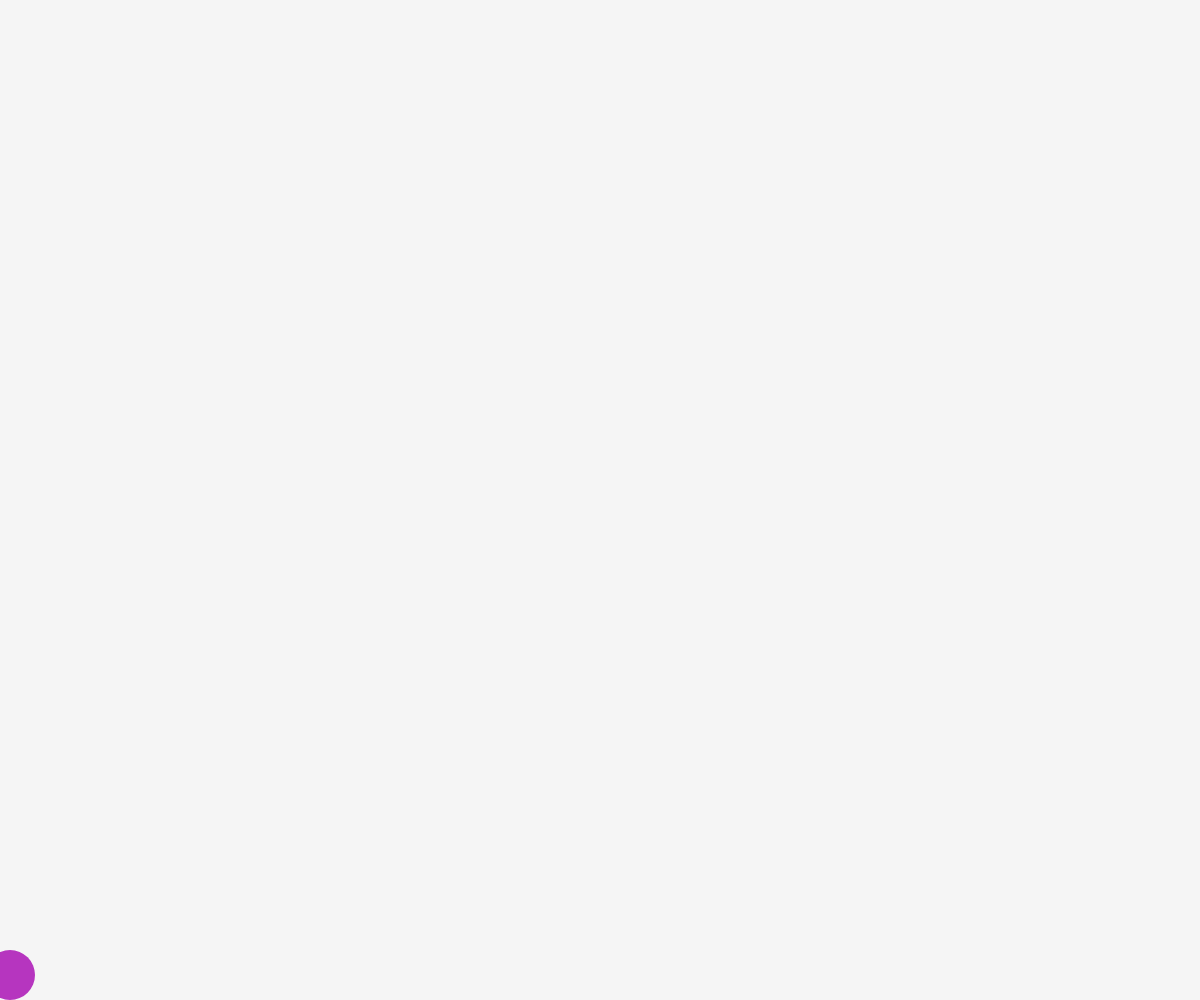
Frame 1 (no input)
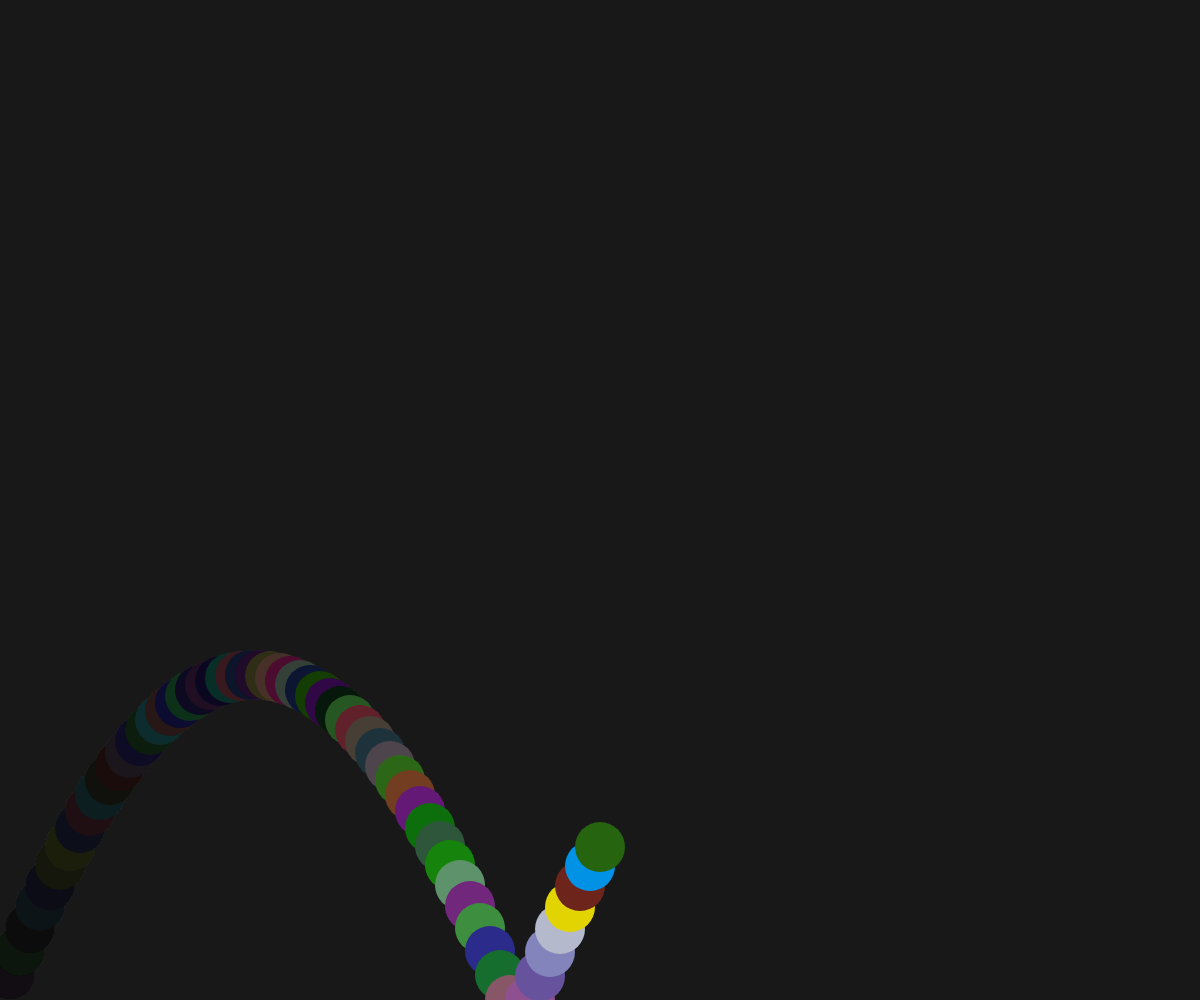
Frame 60 (no input)
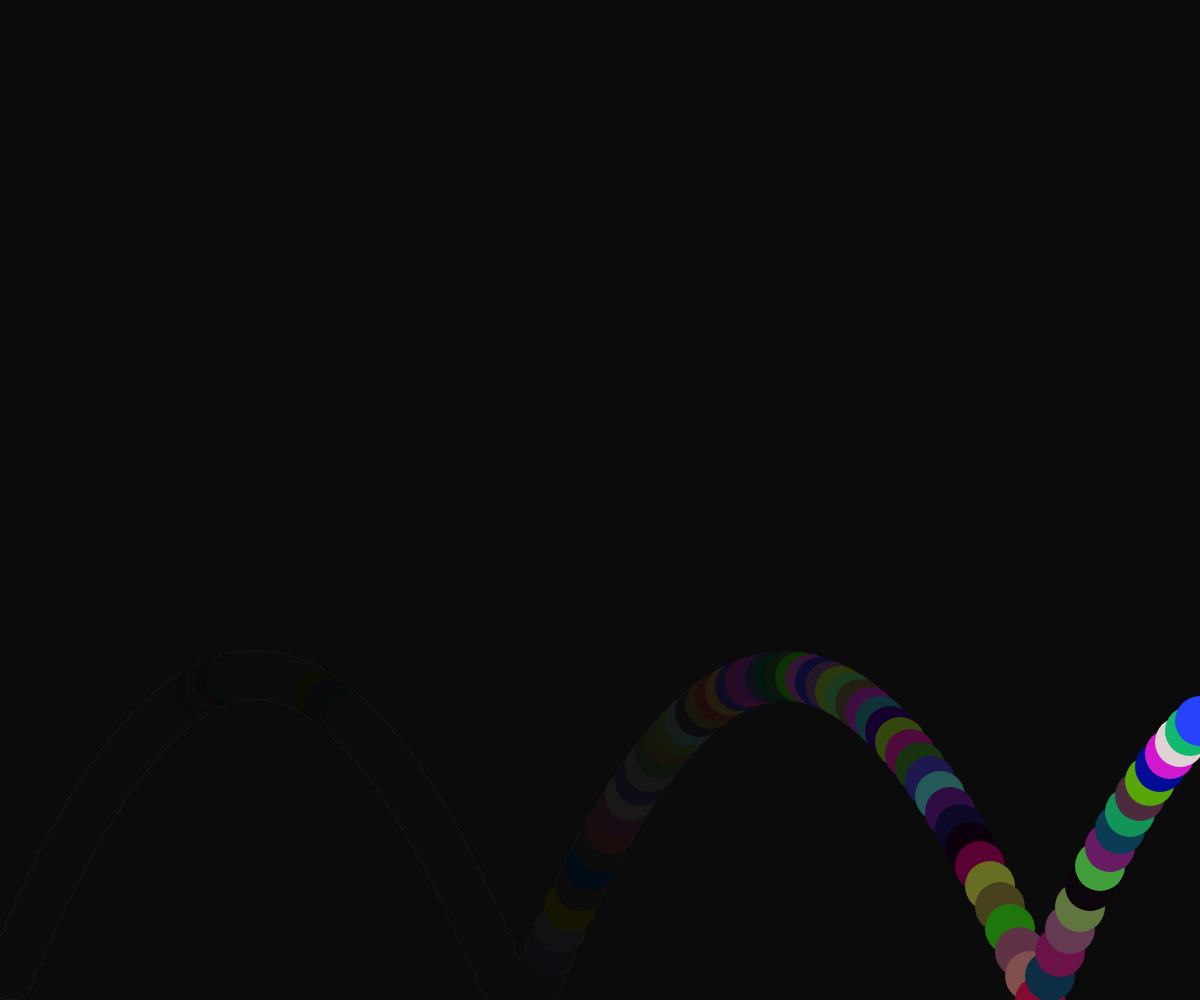
Frame 120 (the mouse pressed at the canvas centre since frame 60)

The p5.js sketch that drew these frames (run headless with seeded random() and noise() and a simulated clock; from frame 60 on, the mouse is pressed at the canvas centre):

// p5.js sketch
// ── sketch.js
//【Step15】
//
//  自由落下 する Ball-Functionを作り インスタンスとして利用
//  5個のインスタンスを配列に格納し、配列を繰り返しで利用する
//
const W = innerWidth;   // コンテンツを表示する領域の横の長さ
const H = innerHeight;  // コンテンツを表示する領域の横の長さ
let r, g, b;

// (↓)　この Ballインスタンス用変数は 使わなくなるので消すこと
let ball; // Ball インスタンス用

// (↓)　ここで Ballインスタンス用配列(空)を定義する

function setup() {
  createCanvas( W, H ); 
  r = g = b = 0;

  // (↓) 変更する 
  // ここに 5回繰り返しを書き、繰り返しの中でBallインスタンスを作り、配列へ追加する。
  ball = new Ball(0, H, 50, -25);

}
  
function draw() {
  background( r, g, b, 10 );

  let _c = color(
    random(0,255),
    random(0,255),
    random(0,255),
  ); 
  fill(_c);
  noStroke();

  // (↓) 変更する
  // ここに  Ballインスタンス用配列の要素数分の繰り返しを書き、
  // 次の２行のコードを繰り返すように変更する
  ball.move();
  ellipse( ball.info.x, ball.info.y, ball.info.r );
}

/*
 *  Ball Function
 */
function Ball(x, y, r, power) {
  this._x = x;
  this._y = y;
  this._r = r;
  this._directionX = 1;
  this._power = power;
  this._speed = this._power;
  
  // X方向の動き
  this._moveX = function() {
      this._x += this._directionX * 10;
      if( this._x < 0 || W < this._x ) {
          this._directionX *= -1;
      }
  };
  // Y方向の動き
  this._moveY = function() {
      this._y += this._speed;
      this._speed += 1;
      if( this._y > H ) {
          this._speed = this._power;
      }
  };
  // 動きをまとめる
  this.move = function() {
      this._moveX();
      this._moveY();
  }

  // Getter の定義
  // ball.info.x で _x の値を取り出せるようにしている
  // infoの中でthisは infoであるため
  // infoの中でBallのthisを使うためにselfへ退避させる
  let self = this;
  this.info = {
      get x() {
          return self._x;
      },
      get y() {
          return self._y;
      },
      get r() {
          return self._r;
      },
  };
}
